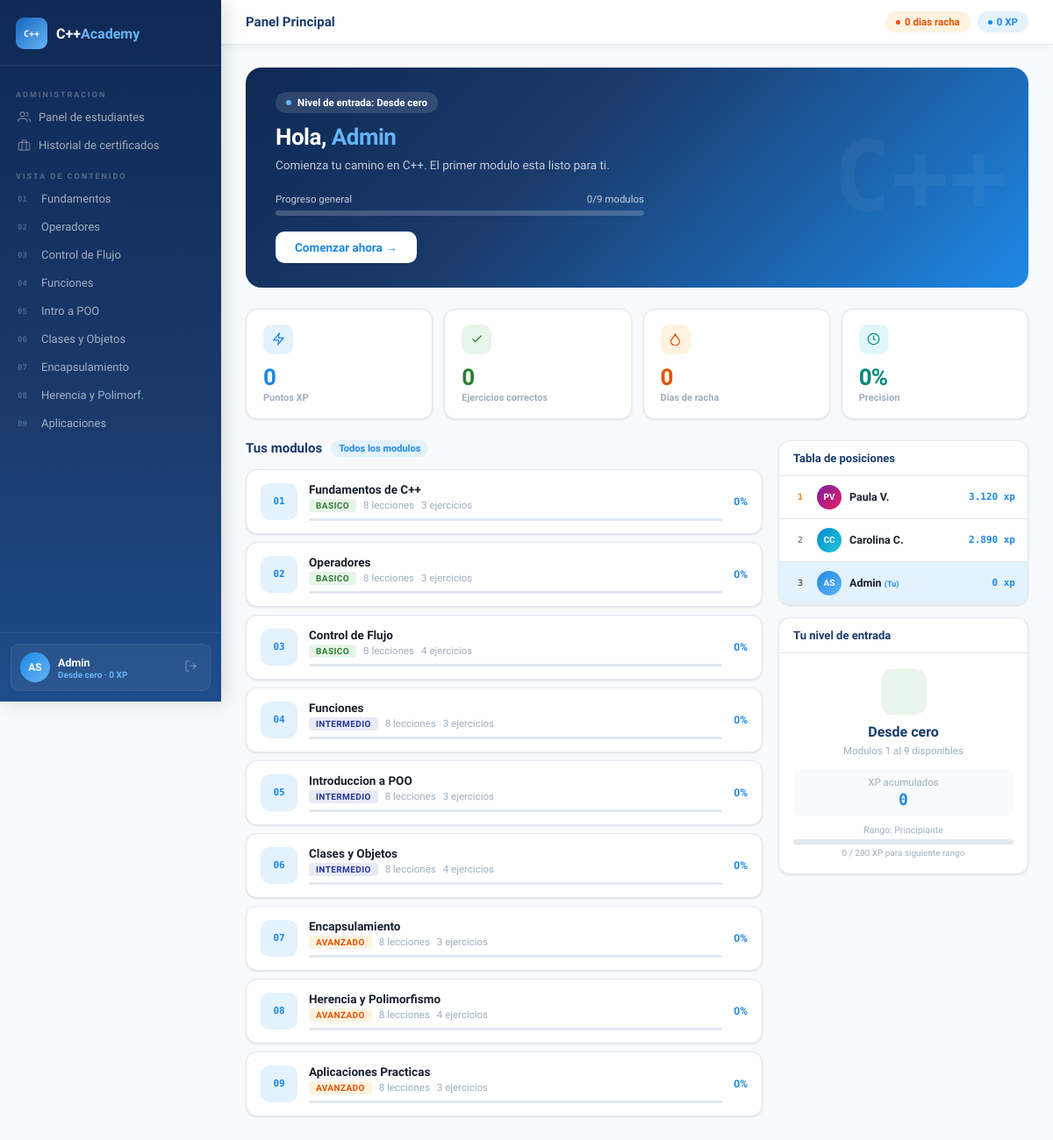
/dashboard (signed in), run on the app's committed database.
### tables this page shows
CREATE TABLE usuarios(
        id             INTEGER PRIMARY KEY AUTOINCREMENT,
        nombre         TEXT NOT NULL,
        apellido        TEXT NOT NULL,
        email           TEXT NOT NULL UNIQUE,
        password_hash   TEXT NOT NULL,
        rol_id          INTEGER NOT NULL DEFAULT 2,
        ruta_aprendizaje TEXT DEFAULT 'desde_cero',
        activo          INTEGER NOT NULL DEFAULT 1,
        xp              INTEGER NOT NULL DEFAULT 0,
        racha           INTEGER NOT NULL DEFAULT 0,
        nivel           INTEGER NOT NULL DEFAULT 1,
        ultimo_modulo   INTEGER DEFAULT NULL,
        ultima_leccion  INTEGER DEFAULT NULL,
        fecha_registro  TEXT NOT NULL DEFAULT (datetime('now')),
        FOREIGN KEY(rol_id) REFERENCES roles(id));

CREATE TABLE modulos(
        id               INTEGER PRIMARY KEY AUTOINCREMENT,
        numero           INTEGER NOT NULL UNIQUE,
        titulo           TEXT NOT NULL,
        descripcion      TEXT,
        nivel            TEXT NOT NULL DEFAULT 'Basico',
        total_lecciones  INTEGER DEFAULT 8,
        total_ejercicios INTEGER DEFAULT 3,
        activo           INTEGER NOT NULL DEFAULT 1);

### routes/course_routes.py (the view)
@course_bp.route('/dashboard')
@login_required
def dashboard():
    u = g.user
    modulos = obtener_modulos_con_progreso(u.id, u.ruta_aprendizaje, u.es_admin)
    stats   = obtener_estadisticas(u.id)
    retomar = obtener_punto_retomar(u.id, u.ruta_aprendizaje)
    return render_template('student/dashboard.html',
                           modulos=modulos, stats=stats, retomar=retomar)

### templates/student/dashboard.html (shortened to what this page needs)
{% extends "shared/base.html" %}
{% block page_title %}Panel Principal{% endblock %}
{% block content %}
<div class="hero anim">
  <div class="hero-chip">
    <span class="hero-chip-dot"></span>
    Nivel de entrada: {{ current_user.ruta_label }}
  </div>
  <h1 class="hero-title">Hola, <span>{{ current_user.nombre }}</span></h1>
  <p class="hero-desc">
    {% if stats.modulos_completados == 0 %}Comienza tu camino en C++. El primer modulo esta listo para ti.
    {% else %}Llevas {{ stats.modulos_completados }} modulo{{ 's' if stats.modulos_completados!=1 }} completado{{ 's' if stats.modulos_completados!=1 }}. Excelente progreso.{% endif %}
  </p>
  <div class="hero-prog-row"><span>Progreso general</span><span>{{ stats.modulos_completados }}/9 modulos</span></div>
  <div class="hero-prog"><div class="hero-prog-fill" style="width:{{ (stats.modulos_completados/9*100)|round|int }}%"></div></div>
  {% set primer = {'desde_cero':1,'intermedio':4,'avanzado':7} %}
  <a href="{{ url_for('course.modulo', numero=primer[current_user.ruta_aprendizaje]) }}">
    <button class="hero-btn">
      {% if stats.modulos_completados==0 %}Comenzar ahora{% else %}Continuar{% endif %} &rarr;
    </button>
  </a>
</div>
<div class="stats anim anim-d1">
  <div class="stat"><div class="stat-ico" style="background:#e3f2fd"><svg width="15" height="15" viewBox="0 0 24 24" fill="none" stroke="var(--blue)" stroke-width="2"><polygon points="13 2 3 14 12 14 11 22 21 10 12 10 13 2"/></svg></div><div class="stat-val" style="color:var(--blue)">{{ stats.xp }}</div><div class="stat-lbl">Puntos XP</div></div>
  <div class="stat"><div class="stat-ico" style="background:var(--green-light)"><svg width="15" height="15" viewBox="0 0 24 24" fill="none" stroke="var(--green)" stroke-width="2"><polyline points="20 6 9 17 4 12"/></svg></div><div class="stat-val" style="color:var(--green)">{{ stats.ejercicios_resueltos }}</div><div class="stat-lbl">Ejercicios correctos</div></div>
  <div class="stat"><div class="stat-ico" style="background:var(--amber-light)"><svg width="15" height="15" viewBox="0 0 24 24" fill="none" stroke="var(--amber)" stroke-width="2"><path d="M12 2c0 6-8 10-8 14a8 8 0 0 0 16 0c0-4-8-8-8-14z"/></svg></div><div class="stat-val" style="color:var(--amber)">{{ stats.racha }}</div><div class="stat-lbl">Dias de racha</div></div>
  <div class="stat"><div class="stat-ico" style="background:#e0f7fa"><svg width="15" height="15" viewBox="0 0 24 24" fill="none" stroke="#00897b" stroke-width="2"><circle cx="12" cy="12" r="10"/><polyline points="12 6 12 12 16 14"/></svg></div><div class="stat-val" style="color:#00897b">{{ stats.precision }}%</div><div class="stat-lbl">Precision</div></div>
</div>
<div class="two-col anim anim-d2">
  <div>
    <div class="mod-section-title">
      Tus modulos
      <span class="nivel-info-badge">
        {% if current_user.ruta_aprendizaje=='desde_cero' %}Todos los modulos
        {% elif current_user.ruta_aprendizaje=='intermedio' %}Modulos 4-9
        {% else %}Modulos 7-9{% endif %}
      </span>
    </div>
    {% for mod in modulos %}
    {% if mod.fuera_nivel and not current_user.es_admin %}
    {% else %}
    <a href="{{ url_for('course.modulo', numero=mod.numero) }}" class="mod-item">
      <div class="mod-num {% if mod.completado %}mn-done{% else %}mn-active{% endif %}">
        {% if mod.completado %}<svg width="14" height="14" viewBox="0 0 24 24" fill="none" stroke="currentColor" stroke-width="3"><polyline points="20 6 9 17 4 12"/></svg>
        {% else %}{{ '%02d'|format(mod.numero) }}{% endif %}
      </div>
      <div class="mod-body">
        <div class="mod-tit">{{ mod.titulo }}</div>
        <div class="mod-meta">
          <span class="tag {% if mod.nivel=='Basico' %}tag-green{% elif mod.nivel=='Intermedio' %}tag-indigo{% else %}tag-amber{% endif %}">{{ mod.nivel }}</span>
          <span>{{ mod.total_lecciones }} lecciones</span>
          <span>{{ mod.total_ejercicios }} ejercicios</span>
        </div>
        <div class="mod-prog-bar"><div class="mod-prog-fill" style="width:{{ mod.porcentaje }}%"></div></div>
      </div>
      <span class="mod-pct">{{ mod.porcentaje }}%</span>
    </a>
    {% endif %}
    {% endfor %}
  </div>
  <div>
    <div class="side-card">
      <div class="side-head">Tabla de posiciones</div>
      <div class="lb-row"><div class="lb-rank r1">1</div><div class="lb-av" style="background:linear-gradient(135deg,#7b1fa2,#e91e63)">PV</div><div class="lb-name">Paula V.</div><div class="lb-xp">3.120 xp</div></div>
      <div class="lb-row"><div class="lb-rank r2">2</div><div class="lb-av" style="background:linear-gradient(135deg,#0288d1,#26c6da)">CC</div><div class="lb-name">Carolina C.</div><div class="lb-xp">2.890 xp</div></div>
      <div class="lb-row me"><div class="lb-rank r3">3</div><div class="lb-av" style="background:linear-gradient(135deg,var(--blue),var(--blue-light))">{{ current_user.iniciales }}</div><div class="lb-name">{{ current_user.nombre }} <span style="font-size:9px;color:var(--blue);font-weight:800">(Tu)</span></div><div class="lb-xp">{{ stats.xp }} xp</div></div>
    </div>
    <div class="side-card">
      <div class="side-head">Tu nivel de entrada</div>
      <div class="nv-box">
        <div style="width:52px;height:52px;border-radius:14px;display:flex;align-items:center;justify-content:center;font-size:26px;margin:0 auto 10px;
          {% if current_user.ruta_aprendizaje=='desde_cero' %}background:#e8f5e9;
          {% elif current_user.ruta_aprendizaje=='intermedio' %}background:#e3f2fd;
          {% else %}background:#fff3e0;{% endif %}">
        </div>
        <div class="nv-lbl" style="font-size:16px;margin-bottom:4px">{{ current_user.ruta_label }}</div>
        <div style="font-size:11.5px;color:var(--text3);line-height:1.5;margin-bottom:12px;max-width:180px;margin-left:auto;margin-right:auto">
          {% if current_user.ruta_aprendizaje=='desde_cero' %}Modulos 1 al 9 disponibles
          {% elif current_user.ruta_aprendizaje=='intermedio' %}Modulos 4 al 9 disponibles
          {% else %}Modulos 7, 8 y 9 disponibles{% endif %}
        </div>
        <div style="background:var(--surface);border-radius:8px;padding:8px 10px;font-size:11.5px;margin-bottom:10px">
          <div style="color:var(--text3);margin-bottom:2px">XP acumulados</div>
          <div style="font-size:18px;font-weight:800;color:var(--blue);font-family:'Space Mono',monospace">{{ stats.xp }}</div>
        </div>
        {% set xp_next={1:200,2:700,3:1500,4:3000,5:5000,6:9999} %}
        {% set xp_prev={1:0,2:200,3:700,4:1500,5:3000,6:5000} %}
        {% set prev=xp_prev[current_user.nivel] %}
        {% set nxt=xp_next[current_user.nivel] %}
        {% set pct=((stats.xp-prev)/(nxt-prev)*100)|round|int if nxt>prev else 100 %}
        <div style="font-size:10.5px;color:var(--text3);margin-bottom:4px">Rango: {{ current_user.nivel_label }}</div>
        <div class="prog-wrap" style="margin-bottom:4px"><div class="prog-fill" style="width:{{ [pct,100]|min }}%"></div></div>
        <div style="font-size:10px;color:var(--text3)">{{ stats.xp }} / {{ nxt }} XP para siguiente rango</div>
      </div>
    </div>
  </div>
</div>
{% endblock %}

### templates/shared/base.html (shortened to what this page needs)
<!DOCTYPE html>
<html lang="es">
<head>
</head>
<body>
{% if current_user is not none and current_user.id %}
<div class="app-shell">
  <aside class="sidebar">
    <div class="sb-logo">
      <div class="sb-logo-icon">C++</div>
      <div class="sb-logo-name">C++<span>Academy</span></div>
    </div>
    <nav class="sb-nav">
      {% if current_user.es_admin %}
      <div class="sb-sec">Administracion</div>
      <a href="{{ url_for('course.admin_panel') }}" class="sb-link {% if request.endpoint=='course.admin_panel' %}active{% endif %}">
        <svg viewBox="0 0 24 24" fill="none" stroke="currentColor" stroke-width="2"><path d="M17 21v-2a4 4 0 0 0-4-4H5a4 4 0 0 0-4 4v2"/><circle cx="9" cy="7" r="4"/><path d="M23 21v-2a4 4 0 0 0-3-3.87"/><path d="M16 3.13a4 4 0 0 1 0 7.75"/></svg>
        Panel de estudiantes
      </a>
      <a href="{{ url_for('course.certificado') }}" class="sb-link {% if request.endpoint=='course.certificado' %}active{% endif %}">
        <svg viewBox="0 0 24 24" fill="none" stroke="currentColor" stroke-width="2"><rect x="2" y="7" width="20" height="14" rx="2"/><path d="M16 21V5a2 2 0 0 0-2-2h-4a2 2 0 0 0-2 2v16"/></svg>
        Historial de certificados
      </a>
      <div class="sb-sec">Vista de contenido</div>
      {% endif %}
      {% set mnms={1:'Fundamentos',2:'Operadores',3:'Control de Flujo',4:'Funciones',5:'Intro a POO',6:'Clases y Objetos',7:'Encapsulamiento',8:'Herencia y Polimorf.',9:'Aplicaciones'} %}
      {% set maccs=[] %}
      {% for i in range(1,10) %}
      <a href="{{ url_for('course.modulo', numero=i) }}"
         class="sb-link {% if request.endpoint=='course.modulo' and request.view_args.numero==i %}active{% endif %}">
        <span class="sb-link-num">{{ '%02d'|format(i) }}</span>
        {{ mnms[i] }}
      </a>
      {% endfor %}
    </nav>
    <div class="sb-foot">
      <div class="sb-user">
        <div class="sb-av">{{ current_user.iniciales }}</div>
        <div class="sb-uinfo">
          <div class="sb-uname">{{ current_user.nombre }}</div>
          <div class="sb-urole">
            {% if current_user.ruta_aprendizaje=='desde_cero' %}Desde cero
            {% elif current_user.ruta_aprendizaje=='intermedio' %}Nivel intermedio
            {% else %}Nivel avanzado{% endif %}
            &middot; {{ current_user.xp }} XP</div>
        </div>
        <a href="{{ url_for('auth.logout') }}" class="sb-logout" title="Salir">
          <svg width="15" height="15" viewBox="0 0 24 24" fill="none" stroke="currentColor" stroke-width="2"><path d="M9 21H5a2 2 0 0 1-2-2V5a2 2 0 0 1 2-2h4"/><polyline points="16 17 21 12 16 7"/><line x1="21" y1="12" x2="9" y2="12"/></svg>
        </a>
      </div>
    </div>
  </aside>
  <div class="main-area">
    <header class="topbar">
      <div class="topbar-title">{% block page_title %}C++ Academy{% endblock %}</div>
      <div class="topbar-pills">
        <span class="pill pill-amber"><span class="pill-dot"></span>{{ current_user.racha }} dias racha</span>
        <span class="pill pill-blue"><span class="pill-dot"></span>{{ current_user.xp }} XP</span>
      </div>
    </header>
    <main class="page-content">
      {% block content %}{% endblock %}
    </main>
  </div>
</div>
{% else %}
{% block auth_content %}{% endblock %}
{% endif %}
</body>
</html>

### data on the page
usuarios: nombre "Admin", xp "0", racha "0"
modulos: numero "01", titulo "Fundamentos de C++", nivel "BASICO", total_lecciones "8", total_ejercicios "3", porcentaje "0"
modulos: numero "02", titulo "Operadores", nivel "BASICO", total_lecciones "8", total_ejercicios "3", porcentaje "0"
modulos: numero "03", titulo "Control de Flujo", nivel "BASICO", total_lecciones "8", total_ejercicios "4", porcentaje "0"
modulos: numero "04", titulo "Funciones", nivel "INTERMEDIO", total_lecciones "8", total_ejercicios "3", porcentaje "0"
modulos: numero "05", titulo "Introduccion a POO", nivel "INTERMEDIO", total_lecciones "8", total_ejercicios "3", porcentaje "0"
modulos: numero "06", titulo "Clases y Objetos", nivel "INTERMEDIO", total_lecciones "8", total_ejercicios "4", porcentaje "0"
modulos: numero "07", titulo "Encapsulamiento", nivel "AVANZADO", total_lecciones "8", total_ejercicios "3", porcentaje "0"
modulos: numero "08", titulo "Herencia y Polimorfismo", nivel "AVANZADO", total_lecciones "8", total_ejercicios "4", porcentaje "0"
modulos: numero "09", titulo "Aplicaciones Practicas", nivel "AVANZADO", total_lecciones "8", total_ejercicios "3", porcentaje "0"

### other printed values
{{ '%02d'|format(i) }} "01" "02" "03" "04" "05" "06" "07" "08" "09"
{{ mnms[i] }} "Fundamentos" "Operadores" "Control de Flujo" "Funciones" "Intro a POO" "Clases y Objetos" "Encapsulamiento" "Herencia y Polimorf." "Aplicaciones"
{{ current_user.iniciales }} "AS"
{{ current_user.ruta_label }} "Desde cero"
{{ stats.modulos_completados }} "0"
{{ stats.xp }} "0"
{{ stats.ejercicios_resueltos }} "0"
{{ stats.racha }} "0"
{{ stats.precision }} "0"
{{ current_user.nivel_label }} "Principiante"
{{ nxt }} "200"
